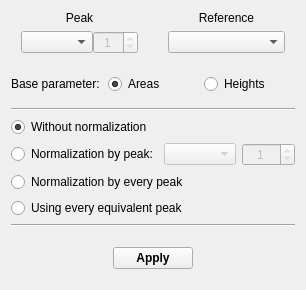
           <widget class="QWidget" name="p4">
            <property name="geometry">
             <rect>
              <x>0</x>
              <y>0</y>
              <width>306</width>
              <height>290</height>
             </rect>
            </property>
            <attribute name="label">
             <string>Calibration curve</string>
            </attribute>
            <layout class="QVBoxLayout" name="verticalLayout_9">
             <item>
              <layout class="QGridLayout" name="gridLayout_2">
               <property name="leftMargin">
                <number>10</number>
               </property>
               <property name="rightMargin">
                <number>10</number>
               </property>
               <property name="horizontalSpacing">
                <number>30</number>
               </property>
               <item row="0" column="0">
                <widget class="QLabel" name="p4lB1">
                 <property name="text">
                  <string>Peak</string>
                 </property>
                 <property name="alignment">
                  <set>Qt::AlignCenter</set>
                 </property>
                </widget>
               </item>
               <item row="0" column="1">
                <widget class="QLabel" name="p4lB2">
                 <property name="text">
                  <string>Reference</string>
                 </property>
                 <property name="alignment">
                  <set>Qt::AlignCenter</set>
                 </property>
                </widget>
               </item>
               <item row="1" column="0">
                <layout class="QHBoxLayout" name="horizontalLayout_8">
                 <item>
                  <widget class="QComboBox" name="p4cB1"/>
                 </item>
                 <item>
                  <widget class="QSpinBox" name="p4sB1">
                   <property name="enabled">
                    <bool>false</bool>
                   </property>
                   <property name="alignment">
                    <set>Qt::AlignCenter</set>
                   </property>
                   <property name="minimum">
                    <number>1</number>
                   </property>
                   <property name="maximum">
                    <number>1</number>
                   </property>
                  </widget>
                 </item>
                </layout>
               </item>
               <item row="1" column="1">
                <widget class="QComboBox" name="p4cB2"/>
               </item>
              </layout>
             </item>
             <item>
              <spacer name="verticalSpacer_4">
               <property name="orientation">
                <enum>Qt::Vertical</enum>
               </property>
               <property name="sizeType">
                <enum>QSizePolicy::Preferred</enum>
               </property>
               <property name="sizeHint" stdset="0">
                <size>
                 <width>20</width>
                 <height>40</height>
                </size>
               </property>
              </spacer>
             </item>
             <item>
              <layout class="QHBoxLayout" name="horizontalLayout_6">
               <item>
                <widget class="QLabel" name="p4lB3">
                 <property name="text">
                  <string>Base parameter:</string>
                 </property>
                </widget>
               </item>
               <item>
                <widget class="QRadioButton" name="p4rB1">
                 <property name="text">
                  <string>Areas</string>
                 </property>
                 <property name="checkable">
                  <bool>true</bool>
                 </property>
                 <property name="checked">
                  <bool>true</bool>
                 </property>
                 <attribute name="buttonGroup">
                  <string notr="true">p4bG1</string>
                 </attribute>
                </widget>
               </item>
               <item>
                <widget class="QRadioButton" name="p4rB2">
                 <property name="text">
                  <string>Heights</string>
                 </property>
                 <attribute name="buttonGroup">
                  <string notr="true">p4bG1</string>
                 </attribute>
                </widget>
               </item>
              </layout>
             </item>
             <item>
              <spacer name="verticalSpacer_9">
               <property name="orientation">
                <enum>Qt::Vertical</enum>
               </property>
               <property name="sizeType">
                <enum>QSizePolicy::Expanding</enum>
               </property>
               <property name="sizeHint" stdset="0">
                <size>
                 <width>17</width>
                 <height>34</height>
                </size>
               </property>
              </spacer>
             </item>
             <item>
              <widget class="Line" name="p4l1">
               <property name="orientation">
                <enum>Qt::Horizontal</enum>
               </property>
              </widget>
             </item>
             <item>
              <widget class="QRadioButton" name="p4rB3">
               <property name="text">
                <string>Without normalization</string>
               </property>
               <property name="checked">
                <bool>true</bool>
               </property>
               <attribute name="buttonGroup">
                <string notr="true">p4bG2</string>
               </attribute>
              </widget>
             </item>
             <item>
              <layout class="QHBoxLayout" name="horizontalLayout_5">
               <item>
                <widget class="QRadioButton" name="p4rB4">
                 <property name="text">
                  <string>Normalization by peak:</string>
                 </property>
                 <attribute name="buttonGroup">
                  <string notr="true">p4bG2</string>
                 </attribute>
                </widget>
               </item>
               <item>
                <widget class="QComboBox" name="p4cB3">
                 <property name="enabled">
                  <bool>false</bool>
                 </property>
                </widget>
               </item>
               <item>
                <widget class="QSpinBox" name="p4sB2">
                 <property name="enabled">
                  <bool>false</bool>
                 </property>
                 <property name="alignment">
                  <set>Qt::AlignCenter</set>
                 </property>
                 <property name="minimum">
                  <number>1</number>
                 </property>
                 <property name="maximum">
                  <number>1</number>
                 </property>
                </widget>
               </item>
              </layout>
             </item>
             <item>
              <widget class="QRadioButton" name="p4rB5">
               <property name="text">
                <string>Normalization by every peak</string>
               </property>
               <attribute name="buttonGroup">
                <string notr="true">p4bG2</string>
               </attribute>
              </widget>
             </item>
             <item>
              <widget class="QRadioButton" name="p4rB6">
               <property name="text">
                <string>Using every equivalent peak</string>
               </property>
               <attribute name="buttonGroup">
                <string notr="true">p4bG2</string>
               </attribute>
              </widget>
             </item>
             <item>
              <widget class="Line" name="p4l2">
               <property name="orientation">
                <enum>Qt::Horizontal</enum>
               </property>
              </widget>
             </item>
             <item>
              <spacer name="verticalSpacer_8">
               <property name="orientation">
                <enum>Qt::Vertical</enum>
               </property>
               <property name="sizeType">
                <enum>QSizePolicy::Preferred</enum>
               </property>
               <property name="sizeHint" stdset="0">
                <size>
                 <width>20</width>
                 <height>40</height>
                </size>
               </property>
              </spacer>
             </item>
             <item>
              <layout class="QHBoxLayout" name="horizontalLayout_7">
               <item>
                <spacer name="horizontalSpacer_3">
                 <property name="orientation">
                  <enum>Qt::Horizontal</enum>
                 </property>
                 <property name="sizeHint" stdset="0">
                  <size>
                   <width>40</width>
                   <height>20</height>
                  </size>
                 </property>
                </spacer>
               </item>
               <item>
                <widget class="QPushButton" name="p4pB1">
                 <property name="font">
                  <font>
                   <bold>true</bold>
                  </font>
                 </property>
                 <property name="text">
                  <string>Apply</string>
                 </property>
                </widget>
               </item>
               <item>
                <spacer name="horizontalSpacer_4">
                 <property name="orientation">
                  <enum>Qt::Horizontal</enum>
                 </property>
                 <property name="sizeHint" stdset="0">
                  <size>
                   <width>40</width>
                   <height>20</height>
                  </size>
                 </property>
                </spacer>
               </item>
              </layout>
             </item>
             <item>
              <spacer name="verticalSpacer_10">
               <property name="orientation">
                <enum>Qt::Vertical</enum>
               </property>
               <property name="sizeType">
                <enum>QSizePolicy::Fixed</enum>
               </property>
               <property name="sizeHint" stdset="0">
                <size>
                 <width>20</width>
                 <height>10</height>
                </size>
               </property>
              </spacer>
             </item>
            </layout>
           </widget>
